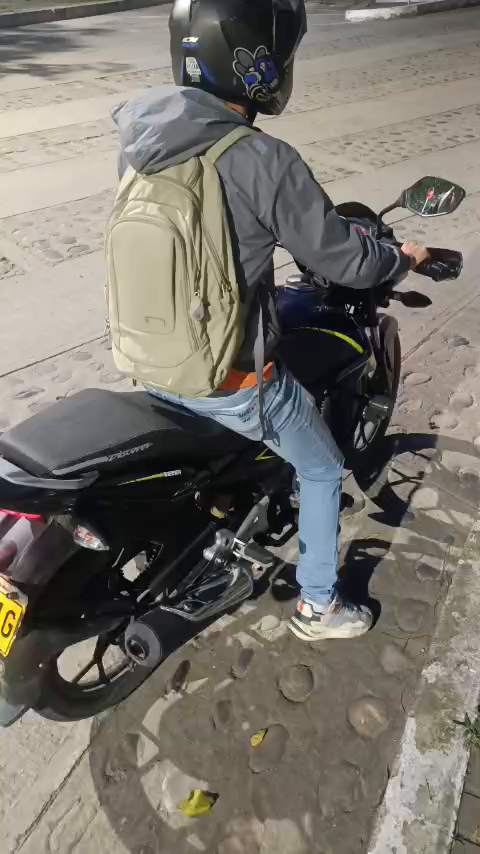
#> input picture frame 0 of videos/video-placa.mp4, 480 x 854 px, given in place of parking_simulacion.mp4, which was not available
$ python _extraer.py
#> lines starting #> are read from the running program, lines starting #| are printed output that depends on the picture
"""Extrae fotogramas de prueba (espaciados) de los videos y copia las imágenes sueltas."""
import cv2, shutil
from pathlib import Path
R = Path(__file__).parent; out = R / "conjunto_prueba"
def frames(video, idxs, prefix):
#> called with video = 'parking_simulacion.mp4', prefix = 'sim'
    c = cv2.VideoCapture(str(R.parent / "videos" / video))
    for i in idxs:
        c.set(cv2.CAP_PROP_POS_FRAMES, i); ok, f = c.read()
        if ok: cv2.imwrite(str(out / f"{prefix}_{i:05d}.jpg"), f, [cv2.IMWRITE_JPEG_QUALITY, 95])
#> this loop made 5 passes
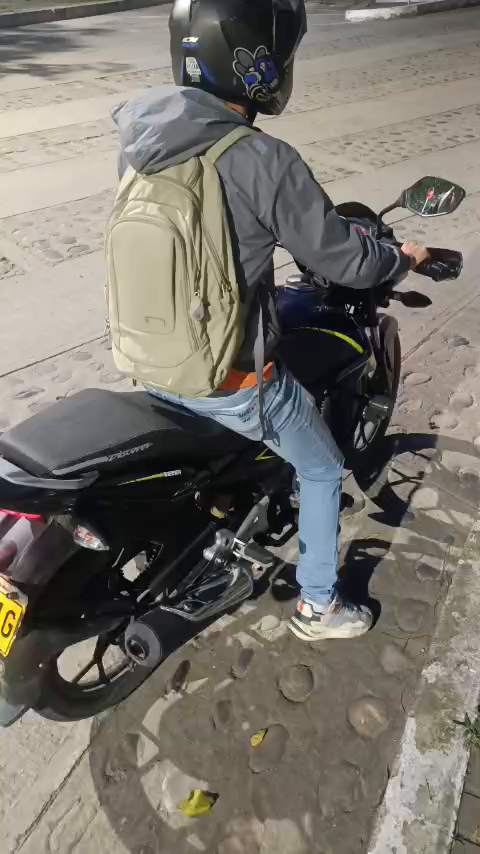
#> input picture frame 0 of videos/video-placa.mp4, 480 x 854 px, given in place of parking_simulacion.mp4, which was not available
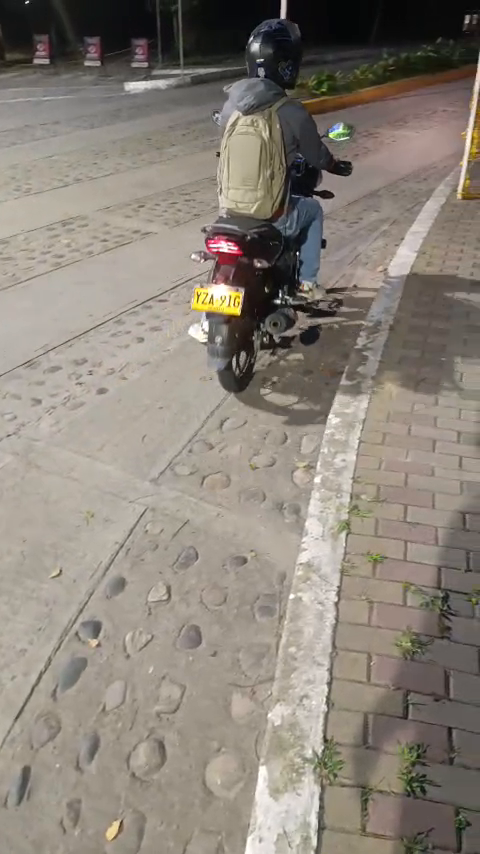
#> input picture frame 60 of videos/video-placa.mp4, 480 x 854 px, given in place of parking_simulacion.mp4, which was not available
frames("parking_simulacion.mp4", [0, 60, 120, 180, 235], "sim")
frames("video-largo-parqueadero.mp4", [100, 900, 1700, 2500, 3300], "largo")
for p in (R.parent / "imagenes").iterdir():
    if p.suffix.lower() in (".jpg", ".png"):
        im = cv2.imread(str(p)); cv2.imwrite(str(out / f"img_{p.name.split('.')[0]}.jpg"), im, [cv2.IMWRITE_JPEG_QUALITY, 95])
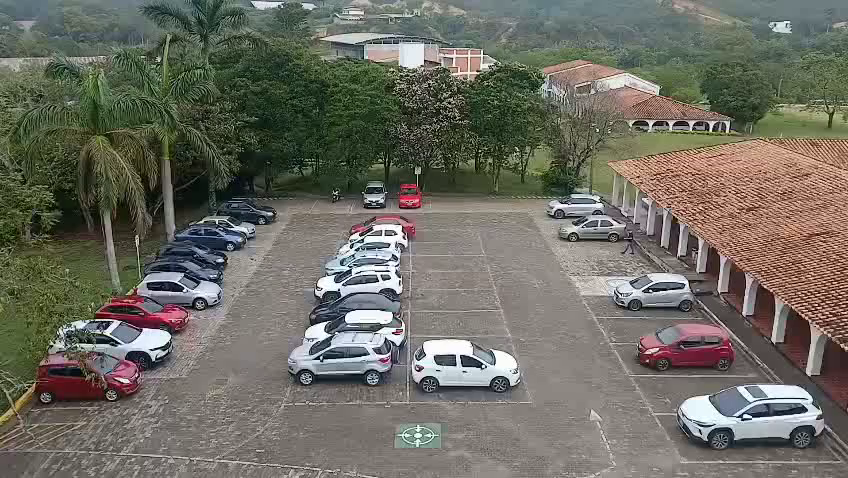
#> input picture imagenes/captura_parqueadero.png, 848 x 478 px
#> further down, im is the input picture: shape (478, 848, 3); mean B, G, R 98.3, 108.2, 109.4

$ run again, starting later in the video
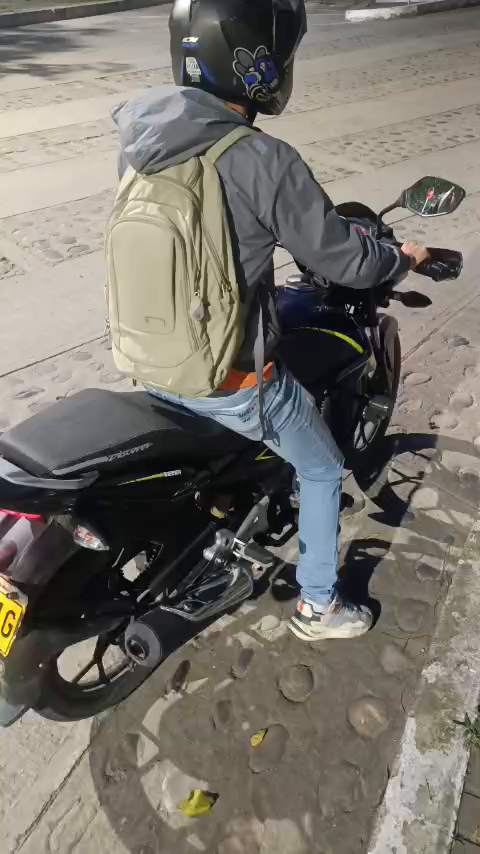
#> input picture frame 0 of videos/video-placa.mp4, 480 x 854 px, given in place of parking_simulacion.mp4, which was not available
#> the loop in frames, `for i in idxs:` made 5 passes
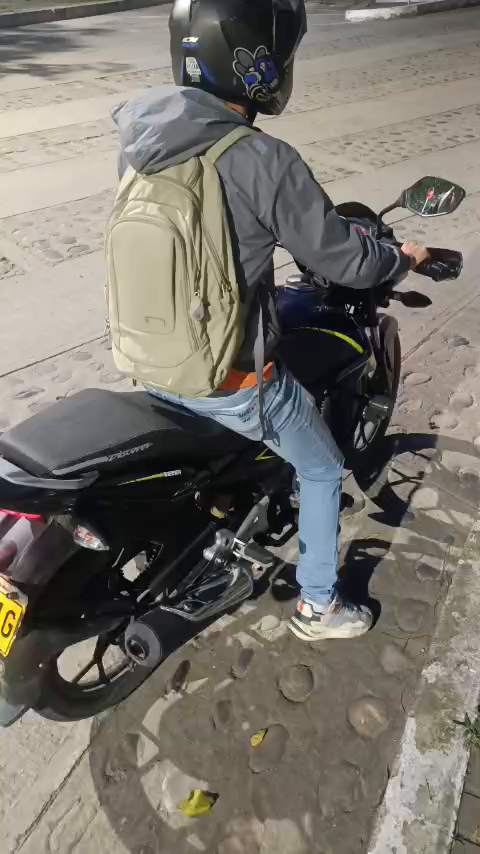
#> input picture frame 0 of videos/video-placa.mp4, 480 x 854 px, given in place of parking_simulacion.mp4, which was not available
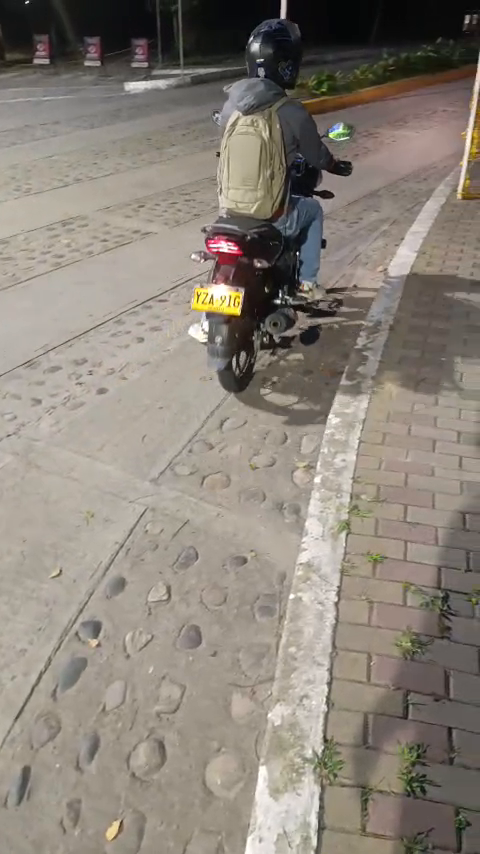
#> input picture frame 60 of videos/video-placa.mp4, 480 x 854 px, given in place of parking_simulacion.mp4, which was not available
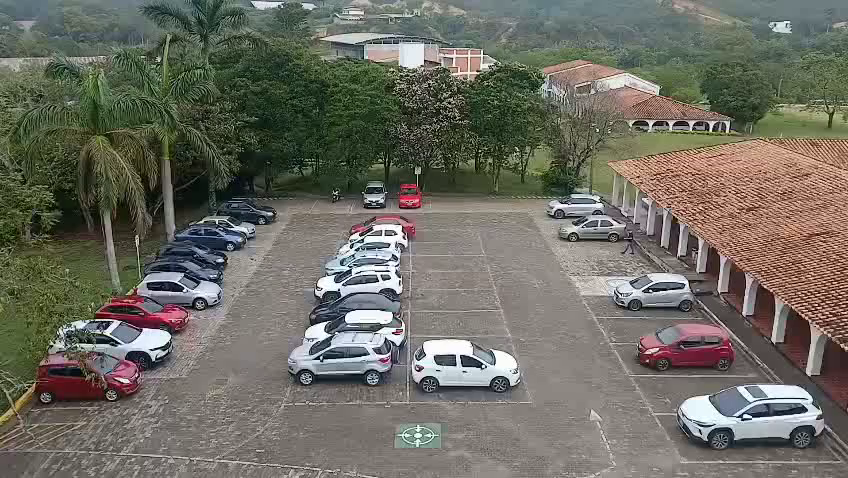
#> input picture imagenes/captura_parqueadero.png, 848 x 478 px
#> im is the input picture: shape (478, 848, 3); mean B, G, R 98.3, 108.2, 109.4

$ run again, starting later in the video
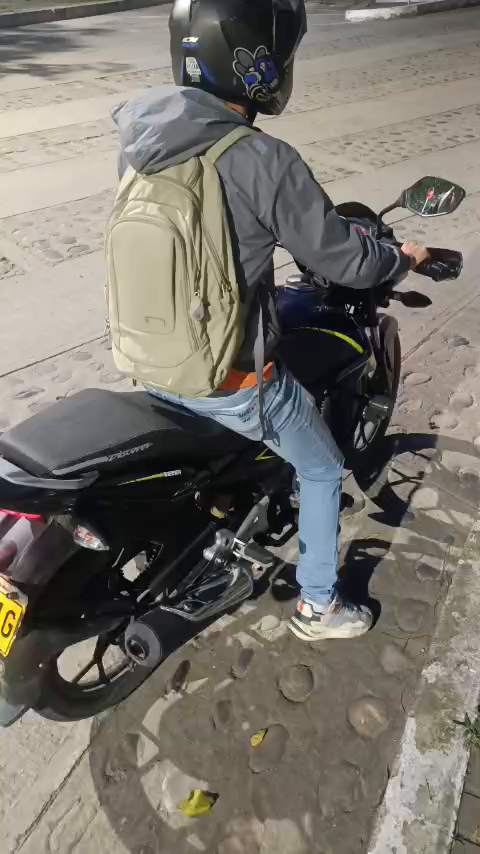
#> input picture frame 0 of videos/video-placa.mp4, 480 x 854 px, given in place of parking_simulacion.mp4, which was not available
#> the loop in frames, `for i in idxs:` made 5 passes
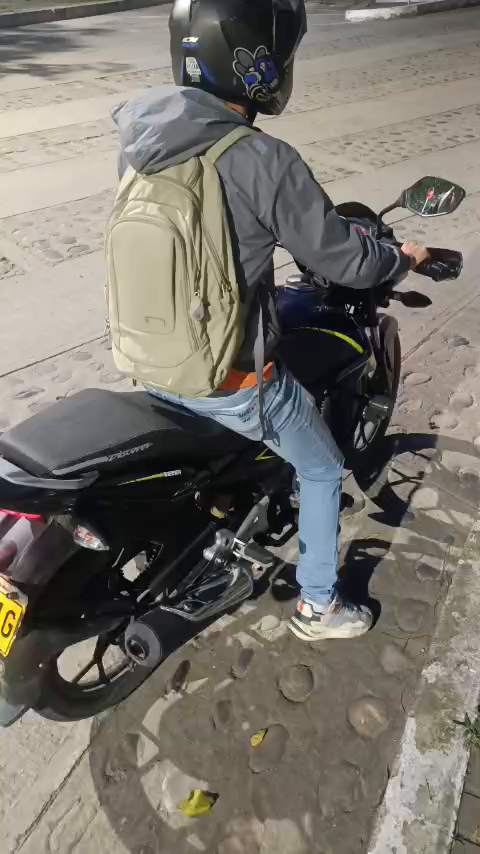
#> input picture frame 0 of videos/video-placa.mp4, 480 x 854 px, given in place of parking_simulacion.mp4, which was not available
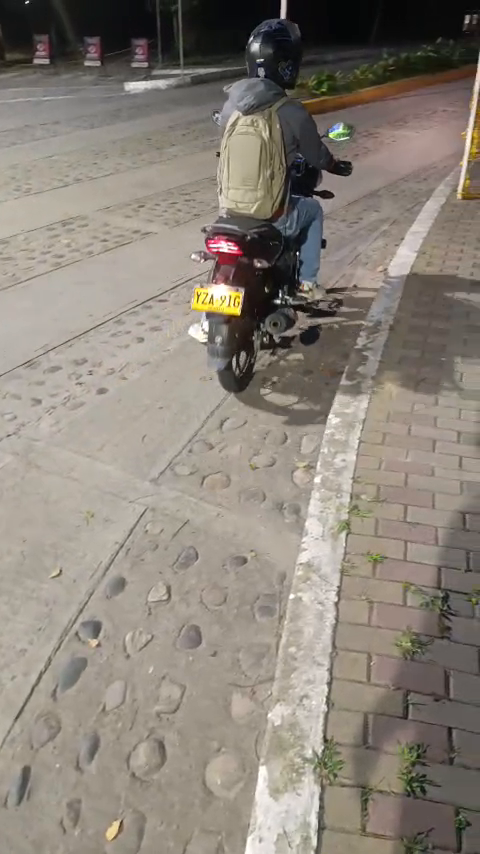
#> input picture frame 60 of videos/video-placa.mp4, 480 x 854 px, given in place of parking_simulacion.mp4, which was not available
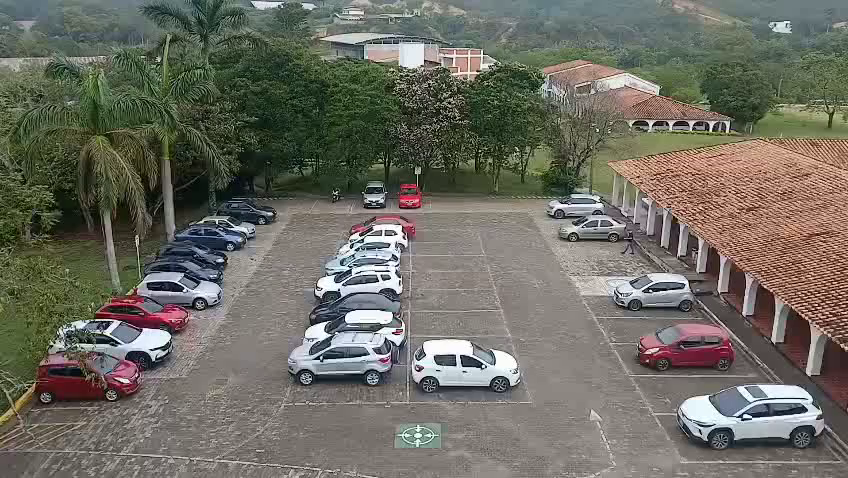
#> input picture imagenes/captura_parqueadero.png, 848 x 478 px
#> im is the input picture: shape (478, 848, 3); mean B, G, R 98.3, 108.2, 109.4
